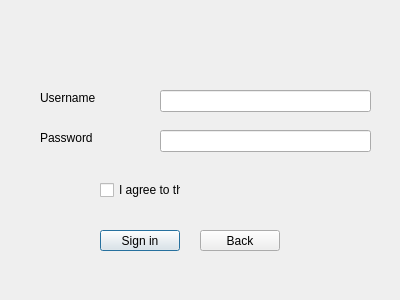
<?xml version="1.0" encoding="UTF-8"?>
<ui version="4.0">
 <class>login</class>
 <widget class="QDialog" name="login">
  <property name="geometry">
   <rect>
    <x>0</x>
    <y>0</y>
    <width>400</width>
    <height>300</height>
   </rect>
  </property>
  <property name="windowTitle">
   <string>Dialog</string>
  </property>
  <widget class="QLineEdit" name="lineEdit">
   <property name="geometry">
    <rect>
     <x>160</x>
     <y>90</y>
     <width>211</width>
     <height>22</height>
    </rect>
   </property>
  </widget>
  <widget class="QLabel" name="label">
   <property name="geometry">
    <rect>
     <x>40</x>
     <y>90</y>
     <width>61</width>
     <height>16</height>
    </rect>
   </property>
   <property name="text">
    <string>Username</string>
   </property>
  </widget>
  <widget class="QLabel" name="label_2">
   <property name="geometry">
    <rect>
     <x>40</x>
     <y>130</y>
     <width>61</width>
     <height>16</height>
    </rect>
   </property>
   <property name="text">
    <string>Password</string>
   </property>
  </widget>
  <widget class="QLineEdit" name="lineEdit_2">
   <property name="geometry">
    <rect>
     <x>160</x>
     <y>130</y>
     <width>211</width>
     <height>22</height>
    </rect>
   </property>
  </widget>
  <widget class="QCheckBox" name="checkBox">
   <property name="geometry">
    <rect>
     <x>100</x>
     <y>180</y>
     <width>81</width>
     <height>20</height>
    </rect>
   </property>
   <property name="text">
    <string>I agree to the </string>
   </property>
  </widget>
  <widget class="QPushButton" name="pushButton">
   <property name="geometry">
    <rect>
     <x>100</x>
     <y>230</y>
     <width>80</width>
     <height>21</height>
    </rect>
   </property>
   <property name="text">
    <string>Sign in</string>
   </property>
  </widget>
  <widget class="QPushButton" name="pushButton_2">
   <property name="geometry">
    <rect>
     <x>200</x>
     <y>230</y>
     <width>80</width>
     <height>21</height>
    </rect>
   </property>
   <property name="text">
    <string>Back</string>
   </property>
  </widget>
 </widget>
 <resources/>
 <connections/>
</ui>
